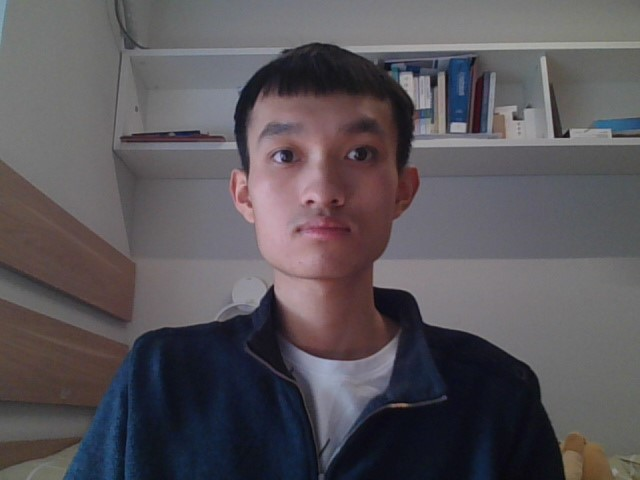
#> input picture proxyless_gaze/training/face_detection/assets/normal_face.jpg, 640 x 480 px
$ python grid.py
#> lines starting #> are read from the running program, lines starting #| are printed output that depends on the picture
import cv2
import numpy as np

def mouseListener(event,x,y,flags,param):
    if event == cv2.EVENT_LBUTTONDOWN:
        print(f"({x},{y})")

img = cv2.imread("./normal_face.jpg")
#> img is the input picture: shape (480, 640, 3); mean B, G, R 89.8, 85, 89.5
print(img.shape)
#| (480, 640, 3)
img = cv2.resize(img, None, fx=0.25, fy=0.25)
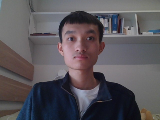
#> img: shape (120, 160, 3); mean B, G, R 89.9, 85.1, 89.6
zero = np.zeros((128, 160, 3), dtype=np.uint8)
zero[:120, :160] = img[:,:]
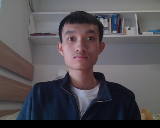
#> zero: shape (128, 160, 3); mean B, G, R 84.3, 79.8, 84
img = zero[:,:,:]
cv2.imshow("img", img)
cv2.setMouseCallback('img', mouseListener)
cv2.waitKey()
cv2.destroyAllWindows()

$ run again, with proxyless_gaze/training/face_detection/assets/medium_face.jpg copied over proxyless_gaze/training/face_detection/assets/normal_face.jpg
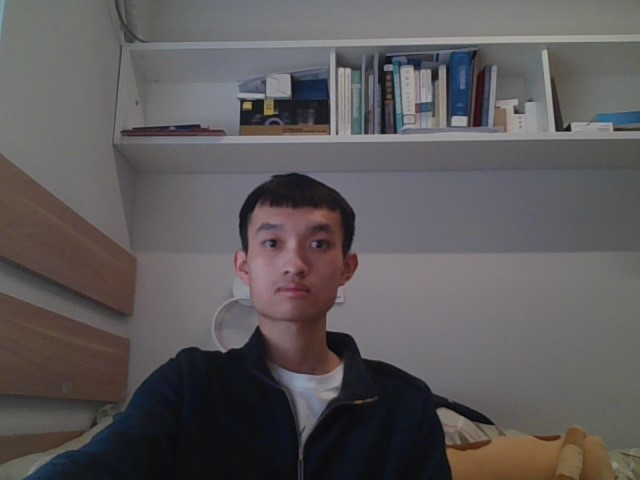
#> input picture proxyless_gaze/training/face_detection/assets/medium_face.jpg, 640 x 480 px
#> img is the input picture: shape (480, 640, 3); mean B, G, R 90, 88.8, 92.8
#| (480, 640, 3)
#> `img = cv2.resize(img, None, fx=0.25, fy=0.25)`:
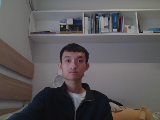
#> img: shape (120, 160, 3); mean B, G, R 90.2, 89, 93
#> `zero[:120, :160] = img[:,:]`:
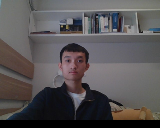
#> zero: shape (128, 160, 3); mean B, G, R 84.5, 83.5, 87.2
